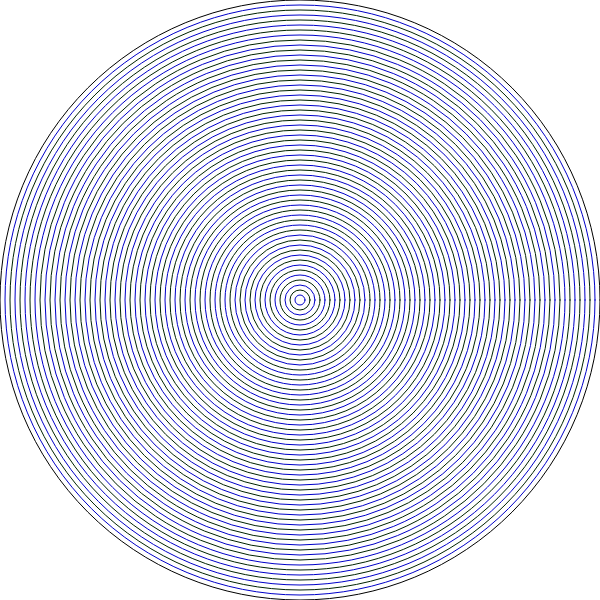
Frame 1 (no input)
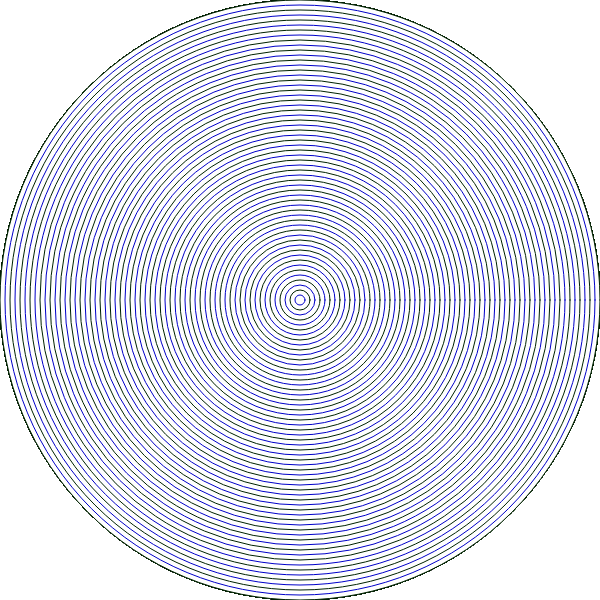
Frame 60 (no input)
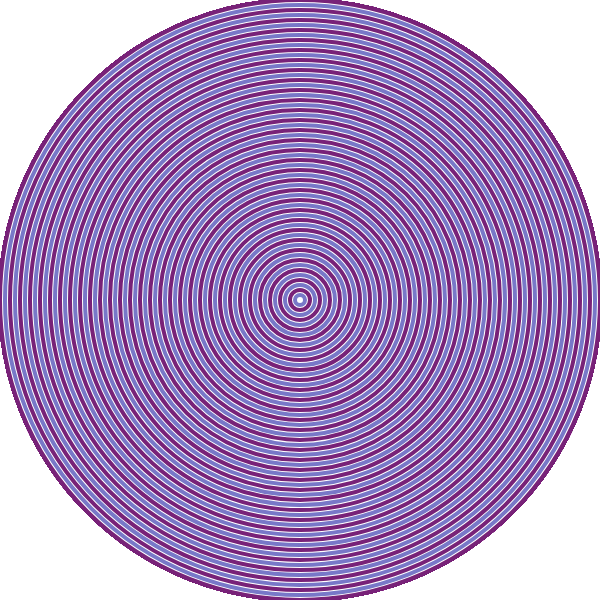
Frame 120 (the mouse pressed at the canvas centre since frame 60)

The p5.js sketch that drew these frames (run headless with seeded random() and noise() and a simulated clock; from frame 60 on, the mouse is pressed at the canvas centre):

// p5.js sketch
// ── sketch.js
function setup() {
  createCanvas(600,600);
}

function draw() {
  if(mouseIsPressed){
    strokeWeight(4);
  } else{
    strokeWeight(1);
  }
  for(d =600; d>0; d -=10){
    ellipse(width/2, height/2, d, d);
    if(d%20 == 0){
      stroke(mouseX/2.5, mouseY/2.5, 200);
    } else {
      stroke(mouseY/2.5, 34, mouseX/2.5);
    }
  }
  
  
}
